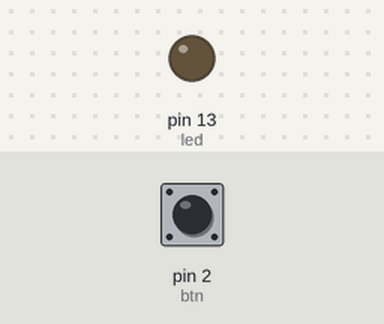
Bench run of a sketch on a simulated Arduino Uno, built with avr-gcc and run on an emulated ATmega328P. On the bench: output pins drawn as LEDs (lit = HIGH). Inputs (shaded band) come from the test bench; at power-on: pin 2 (btn) HIGH.

Above: at 1.2 s.
1.3 s: pin 2 (btn) pulled LOW for 0.15 s
At 1.37 s:
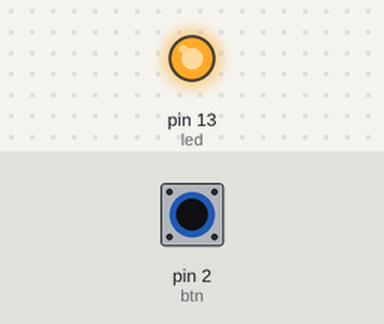
2.9 s: pin 2 (btn) pulled LOW for 3.2 s
At 6.5 s:
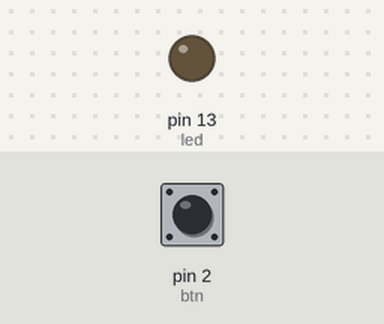
Timing chart, 0 to 8.0 s (numbered marks = the images above; inputs shaded):
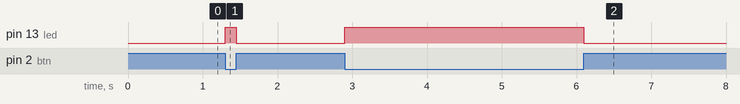

Measured:
- after the input at 1.3 s, pin 13 (led): LOW → HIGH at once, → LOW 0.15 s later
- after the input at 2.9 s, pin 13 (led): LOW → HIGH at once, → LOW 3.2 s later

The sketch:

button.ino
```cpp
#define btn 2
#define led 13

void setup() {
  // put your setup code here, to run once:
  Serial.begin(9600);
  pinMode(btn, INPUT_PULLUP);
  pinMode(led, OUTPUT);
}

void loop() {
  // put your main code here, to run repeatedly:
  int sensorVal = digitalRead(btn);
  if(sensorVal == LOW)
    digitalWrite(led,HIGH);
  else
    digitalWrite(led,LOW);
}
```
